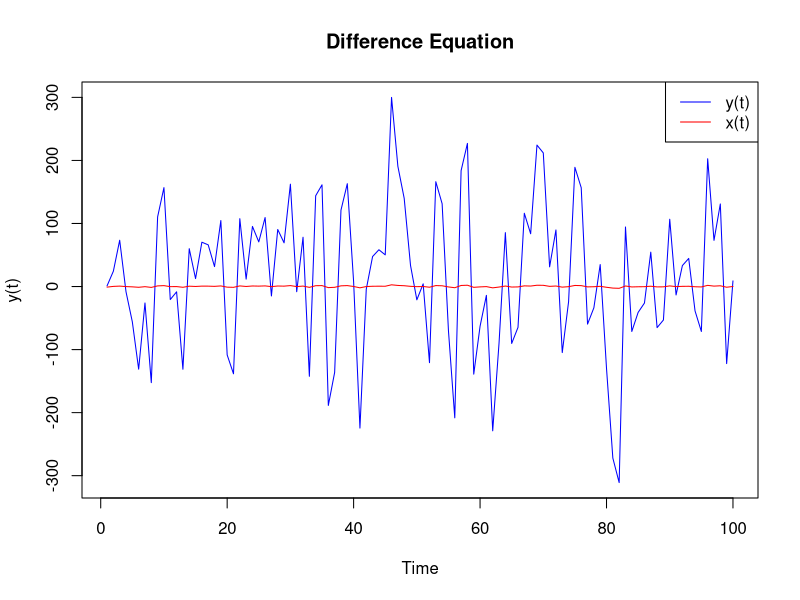

R code for this plot:
# Define the difference equation: y(t) = a * y(t-1) + b * x(t)
a <- 0
b <- 110

# Generate input and output data
T <- 100  # Number of time steps
x <- rnorm(T)  # Random input values
y <- numeric(T)  # Initialize output vector
y[1] <- 1  # Initial output value

# Calculate output values based on the difference equation
for (t in 2:T) {
  y[t] <- a * y[t-1] + b * x[t]
}

# Plot the input and output data
plot(y, type = "l", col = "blue", xlab = "Time", ylab = "y(t)", main = "Difference Equation")
lines(x, col = "red")
legend("topright", legend = c("y(t)", "x(t)"), col = c("blue", "red"), lty = 1)
